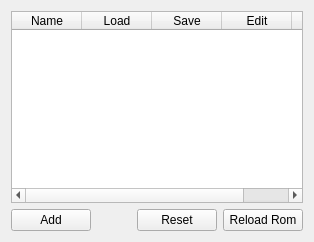
      <widget class="QWidget" name="stateWidget">
       <attribute name="icon">
        <iconset resource="resources.qrc">
         <normaloff>:/icons/resources/icons/states.png</normaloff>:/icons/resources/icons/states.png</iconset>
       </attribute>
       <attribute name="title">
        <string>State</string>
       </attribute>
       <layout class="QVBoxLayout" name="verticalLayout_20">
        <item>
         <widget class="QTableWidget" name="slotView">
          <property name="enabled">
           <bool>true</bool>
          </property>
          <property name="sizePolicy">
           <sizepolicy hsizetype="Expanding" vsizetype="Expanding">
            <horstretch>0</horstretch>
            <verstretch>0</verstretch>
           </sizepolicy>
          </property>
          <property name="minimumSize">
           <size>
            <width>0</width>
            <height>0</height>
           </size>
          </property>
          <property name="sizeIncrement">
           <size>
            <width>0</width>
            <height>0</height>
           </size>
          </property>
          <property name="baseSize">
           <size>
            <width>0</width>
            <height>0</height>
           </size>
          </property>
          <property name="contextMenuPolicy">
           <enum>Qt::CustomContextMenu</enum>
          </property>
          <property name="acceptDrops">
           <bool>false</bool>
          </property>
          <property name="editTriggers">
           <set>QAbstractItemView::AnyKeyPressed|QAbstractItemView::DoubleClicked|QAbstractItemView::EditKeyPressed|QAbstractItemView::SelectedClicked</set>
          </property>
          <property name="showDropIndicator" stdset="0">
           <bool>false</bool>
          </property>
          <property name="dragDropOverwriteMode">
           <bool>false</bool>
          </property>
          <property name="selectionBehavior">
           <enum>QAbstractItemView::SelectRows</enum>
          </property>
          <property name="textElideMode">
           <enum>Qt::ElideRight</enum>
          </property>
          <property name="verticalScrollMode">
           <enum>QAbstractItemView::ScrollPerPixel</enum>
          </property>
          <property name="horizontalScrollMode">
           <enum>QAbstractItemView::ScrollPerPixel</enum>
          </property>
          <property name="sortingEnabled">
           <bool>false</bool>
          </property>
          <property name="cornerButtonEnabled">
           <bool>true</bool>
          </property>
          <attribute name="horizontalHeaderDefaultSectionSize">
           <number>70</number>
          </attribute>
          <attribute name="horizontalHeaderHighlightSections">
           <bool>false</bool>
          </attribute>
          <attribute name="horizontalHeaderMinimumSectionSize">
           <number>50</number>
          </attribute>
          <attribute name="horizontalHeaderShowSortIndicator" stdset="0">
           <bool>false</bool>
          </attribute>
          <attribute name="horizontalHeaderStretchLastSection">
           <bool>false</bool>
          </attribute>
          <attribute name="verticalHeaderVisible">
           <bool>false</bool>
          </attribute>
          <attribute name="verticalHeaderDefaultSectionSize">
           <number>21</number>
          </attribute>
          <attribute name="verticalHeaderShowSortIndicator" stdset="0">
           <bool>false</bool>
          </attribute>
          <column>
           <property name="text">
            <string>Name</string>
           </property>
          </column>
          <column>
           <property name="text">
            <string>Load</string>
           </property>
          </column>
          <column>
           <property name="text">
            <string>Save</string>
           </property>
          </column>
          <column>
           <property name="text">
            <string>Edit</string>
           </property>
          </column>
          <column>
           <property name="text">
            <string>Remove</string>
           </property>
          </column>
         </widget>
        </item>
        <item>
         <layout class="QHBoxLayout" name="horizontalLayout_25">
          <property name="bottomMargin">
           <number>0</number>
          </property>
          <item>
           <widget class="QPushButton" name="buttonAddSlot">
            <property name="sizePolicy">
             <sizepolicy hsizetype="Minimum" vsizetype="Fixed">
              <horstretch>0</horstretch>
              <verstretch>0</verstretch>
             </sizepolicy>
            </property>
            <property name="focusPolicy">
             <enum>Qt::NoFocus</enum>
            </property>
            <property name="text">
             <string>Add</string>
            </property>
            <property name="icon">
             <iconset resource="resources.qrc">
              <normaloff>:/icons/resources/icons/plus.png</normaloff>:/icons/resources/icons/plus.png</iconset>
            </property>
           </widget>
          </item>
          <item>
           <spacer name="horizontalSpacer_12">
            <property name="orientation">
             <enum>Qt::Horizontal</enum>
            </property>
            <property name="sizeHint" stdset="0">
             <size>
              <width>40</width>
              <height>20</height>
             </size>
            </property>
           </spacer>
          </item>
          <item>
           <widget class="QPushButton" name="buttonResetCalculator">
            <property name="text">
             <string>Reset</string>
            </property>
            <property name="icon">
             <iconset resource="resources.qrc">
              <normaloff>:/icons/resources/icons/reset.png</normaloff>:/icons/resources/icons/reset.png</iconset>
            </property>
           </widget>
          </item>
          <item>
           <widget class="QPushButton" name="buttonReloadROM">
            <property name="text">
             <string>Reload Rom</string>
            </property>
            <property name="icon">
             <iconset resource="resources.qrc">
              <normaloff>:/icons/resources/icons/reload_rom.png</normaloff>:/icons/resources/icons/reload_rom.png</iconset>
            </property>
           </widget>
          </item>
         </layout>
        </item>
       </layout>
      </widget>
